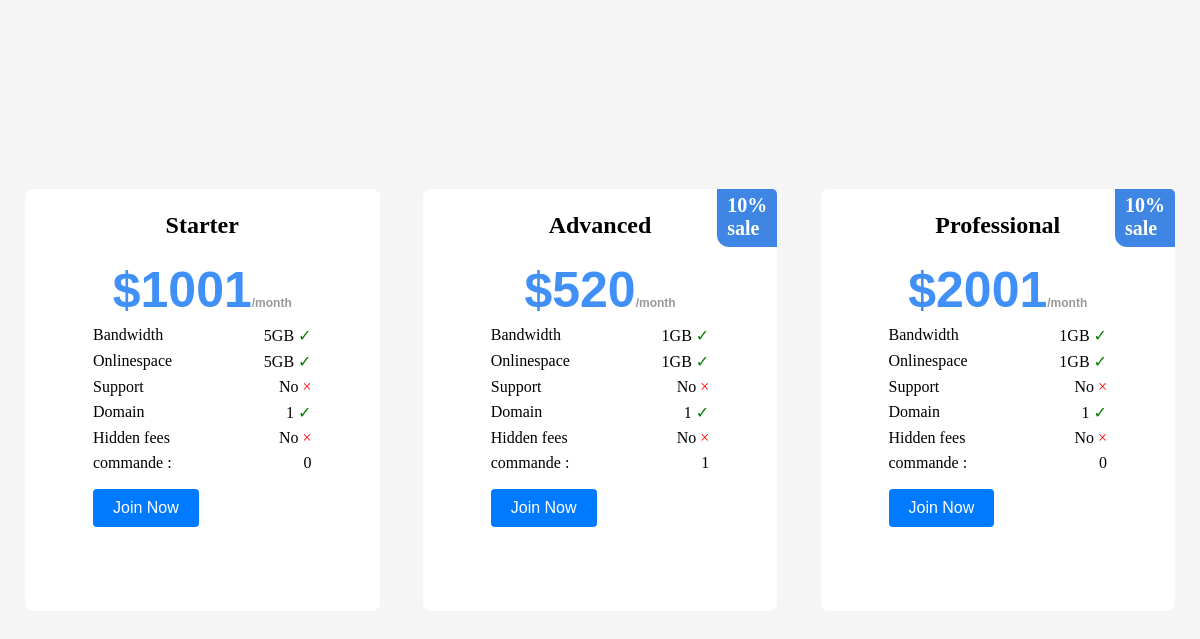
The page / on the database its author committed.
### tables this page shows
CREATE TABLE IF NOT EXISTS `pricing_db` (
  `id` int NOT NULL AUTO_INCREMENT,
  `formule` varchar(50) DEFAULT NULL,
  `prix` varchar(50) DEFAULT NULL,
  `mois` varchar(20) DEFAULT NULL,
  `reduction` decimal(5,0) DEFAULT NULL,
  `afficher_reduction` tinyint(1) DEFAULT '0',
  `bandwidth` varchar(10) DEFAULT NULL,
  `onlinespace` varchar(10) DEFAULT NULL,
  `support` varchar(10) DEFAULT NULL,
  `domain` varchar(50) NOT NULL DEFAULT '',
  `hidden_fees` tinyint(1) DEFAULT NULL,
  `commande` int DEFAULT NULL,
  PRIMARY KEY (`id`)
);

### PUBLIC/index.php (the view, shortened to what this page needs)
<?php
require_once '../DB/db-functions.php';
?>
<link rel="stylesheet" href="css/style.css">
<div class="pricing-container">
<?php
$query = "SELECT * FROM pricing_db";
$result = $db->query($query);
if ($result->rowCount() > 0) {
    while ($row = $result->fetch(PDO::FETCH_ASSOC)) {
        $formule = $row['formule'];
        $prix = $row['prix'];
        $mois = $row['mois'];
        $reduction = $row['reduction'];
        $afficherReduction = $row['afficher_reduction'];
        $bandwidth = $row['bandwidth'];
        $onlinespace = $row['onlinespace'];
        $support = $row['support'];
        $domain = $row['domain'];
        $hidden_fees = $row['hidden_fees'];
        $commande = $row['commande'];
        if ($bandwidth > 999) {
            $bandwidth = round($bandwidth / 999, 1) . 'GB';
        } else {
            $bandwidth = $bandwidth . 'MB';
        }
        if ($onlinespace > 999) {
            $onlinespace = round($onlinespace / 999, 1) . 'GB';
        } else {
            $onlinespace = $onlinespace . 'MB';
        }
        echo "<div class='pricing-box'>";
        echo "<h2>$formule</h2>";
        echo "<p><span class='prix'>$$prix<span class='month'>/$mois</span></p>";
        if ($afficherReduction && $reduction >= 0) {
            if ($formule == "Starter") {
                echo "<p class='reduction'>$reduction%<br>sale</p>";
            } elseif ($formule == "Advanced") {
                echo "<p class='reduction'>$reduction%<br>sale</p>";
            } elseif ($formule == "Professional") {
                echo "<p class='reduction'>$reduction%<br>sale</p>";
            } else {
                echo "<p>Réduction : -$reduction %</p>";
            }
        }
        echo "<p><span class='label'>Bandwidth</span><span class='value'>$bandwidth " . ($bandwidth > 0 ? "<span class='symbol-vert'>✓</span>" : "<span class='symbol-rouge'>×</span>") . "</span></p>";
        echo "<p><span class='label'>Onlinespace</span><span class='value'>$onlinespace " . ($onlinespace > 0 ? "<span class='symbol-vert'>✓</span>" : "<span class='symbol-rouge'>×</span>") . "</span></p>";
        echo "<p><span class='label'>Support</span><span class='value'>" . ($support ? "Yes <span class='symbol-vert'>✓</span>" : "No <span class='symbol-rouge'>×</span>") . "</span></p>";
        echo "<p><span class='label'>Domain</span><span class='value'>" . ($domain > 0 ? $domain . " <span class='symbol-vert'>✓</span>" : "0 <span class='symbol-rouge'>×</span>") . "</span></p>";
        echo "<p><span class='label'>Hidden fees</span><span class='value'>" . ($hidden_fees ? "Yes <span class='symbol-vert'>✓</span>" : "No <span class='symbol-rouge'>×</span>") . "</span></p>";
        echo "<form method='post' action=''>";
        echo "<p>commande : <span id='commande-$formule'>$commande</span></p>";
        echo "<button class='join-button' type='submit' name='update' value='Update'>Join Now</button>";
        echo "</form>";
        echo "</div>";
    }
} else {
    echo "Aucune formule de la base de données pricing trouvée.";
}
?>
</div>

### PUBLIC/css/style.css (style rules this page uses)
.pricing-container { display: flex; justify-content: space-between ; width: 100%; max-width: 1150; margin: 0 auto; }
.pricing-box { position: relative; width: 19%; background-color: #ffffff; border-radius: 8px; padding: 68px; display: flex; flex-direction: column; }
.pricing-box h2 { font-size: 24px; margin-bottom: 22px; margin-top: -45px; text-align: center; }
.pricing-box p { margin: 0; padding-bottom: 7px; display: flex; justify-content: space-between; align-items: flex-start; text-align: left; }
.pricing-box p .label { margin-right: 10px; }
.pricing-box p .value { text-align: right; }
.month { font-size: 12px; color: #999; }
.prix { font-family:'Franklin Gothic Medium', 'Arial Narrow', Arial, sans-serif; font-size: 50px; font-weight: bolder; color: rgb(64, 144, 248); margin: 0 auto; }
.reduction { position: absolute; top: 0px; right: 0px; font-size: 20px; font-weight: bold; color: #ffffff; background-color: rgb(63, 134, 228); padding: 5px 10px; justify-content: center; text-align:left; border-radius: 0px 5px 0px 12px; }
.join-button { background-color: #007bff; color: #fff; border: none; padding: 10px 20px; border-radius: 4px; font-size: 16px; margin-top: 10px; cursor: pointer; }
.symbol-vert { color: green; }
.symbol-rouge { color: red; }

### rows shown on the page
pricing_db: formule "Starter", prix "1001", mois "month", bandwidth "5GB", onlinespace "5GB", support "No", domain "1", hidden_fees "No", commande "0"
pricing_db: formule "Advanced", prix "520", mois "month", reduction "10", bandwidth "1GB", onlinespace "1GB", support "No", domain "1", hidden_fees "No", commande "1"
pricing_db: formule "Professional", prix "2001", mois "month", reduction "10", bandwidth "1GB", onlinespace "1GB", support "No", domain "1", hidden_fees "No", commande "0"
